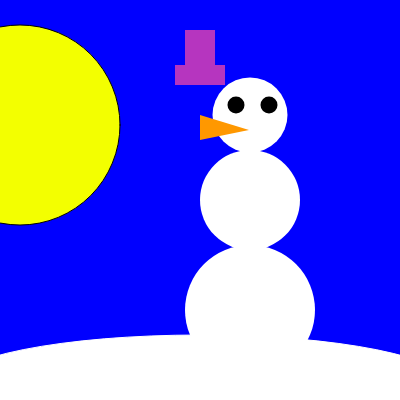
Frame 1 (no input)
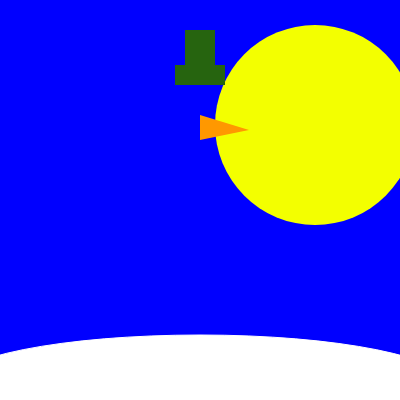
Frame 60 (no input)
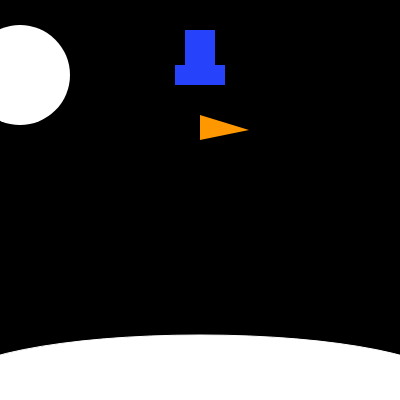
Frame 120 (the mouse pressed at the canvas centre since frame 60)

The p5.js sketch that drew these frames (run headless with seeded random() and noise() and a simulated clock; from frame 60 on, the mouse is pressed at the canvas centre):

// p5.js sketch
// ── sketch.js
var sun = 0;
var snowman=0
function setup() {
  createCanvas(400, 400);
}

function draw() {
  if (sun > 1000) {
    sun = -200;snowman=snowman+50
  }
  background(0, 0, 255);
  if (sun > 500) {
    background(0, 0, 0);
  }
   
  
 
  
   
  fill("rgb(255,255,255)");
 ellipse(-575 + sun, 75, 100);
  fill(243, 255, 0);
  ellipse(20 + sun, 125, 200);
  fill(255, 255, 255);
  stroke(255, 255, 255);
 
  fill(random(255), random(255), random(255));

  noStroke();
  rect(175, 65, 50, 20);
  rect(185, 30, 30, 50);
  fill(255, 255, 255);
  stroke(255);
  ellipse(200, 385, 500, 100);
  fill(0);
  
 
  noStroke();
snowman=snowman+50
  sun = sun + 5;
   //snowman
  fill("rgb(255,255,255)");
   ellipse(200+snowman, 200, 100);
  ellipse(200+snowman, 115, 75);
  ellipse(200+snowman, 310, 130);
  fill('black')
  ellipse(186+snowman, 105, 17);
  ellipse(219+snowman, 105, 17);
   fill("#FF9800");
    triangle(200, 115, 200, 140, 249, 130);
}
